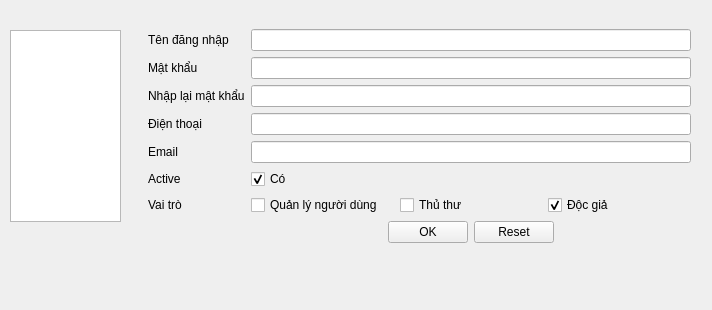
<?xml version="1.0" encoding="UTF-8"?>
<ui version="4.0">
 <class>Admin</class>
 <widget class="QWidget" name="Admin">
  <property name="geometry">
   <rect>
    <x>0</x>
    <y>0</y>
    <width>712</width>
    <height>310</height>
   </rect>
  </property>
  <property name="windowTitle">
   <string>Form</string>
  </property>
  <widget class="QListWidget" name="listAdmin">
   <property name="geometry">
    <rect>
     <x>10</x>
     <y>30</y>
     <width>111</width>
     <height>192</height>
    </rect>
   </property>
  </widget>
  <widget class="QStackedWidget" name="stackedWidget">
   <property name="geometry">
    <rect>
     <x>139</x>
     <y>20</y>
     <width>561</width>
     <height>271</height>
    </rect>
   </property>
   <property name="currentIndex">
    <number>1</number>
   </property>
   <widget class="QWidget" name="page_2">
    <layout class="QGridLayout" name="gridLayout">
     <item row="0" column="0">
      <widget class="QLabel" name="label_8">
       <property name="text">
        <string>UserName</string>
       </property>
      </widget>
     </item>
     <item row="0" column="1">
      <widget class="QLineEdit" name="txtContent"/>
     </item>
     <item row="0" column="2">
      <widget class="QPushButton" name="pushButton">
       <property name="text">
        <string>Tìm kiếm</string>
       </property>
      </widget>
     </item>
     <item row="1" column="0" colspan="3">
      <widget class="QTableView" name="tableUser"/>
     </item>
    </layout>
   </widget>
   <widget class="QWidget" name="page">
    <layout class="QFormLayout" name="formLayout">
     <item row="0" column="0">
      <widget class="QLabel" name="label">
       <property name="text">
        <string>Tên đăng nhập</string>
       </property>
      </widget>
     </item>
     <item row="0" column="1">
      <widget class="QLineEdit" name="txtUser"/>
     </item>
     <item row="1" column="0">
      <widget class="QLabel" name="label_2">
       <property name="text">
        <string>Mật khẩu</string>
       </property>
      </widget>
     </item>
     <item row="1" column="1">
      <widget class="QLineEdit" name="txtPass">
       <property name="echoMode">
        <enum>QLineEdit::Password</enum>
       </property>
      </widget>
     </item>
     <item row="2" column="0">
      <widget class="QLabel" name="label_3">
       <property name="text">
        <string>Nhập lại mật khẩu</string>
       </property>
      </widget>
     </item>
     <item row="2" column="1">
      <widget class="QLineEdit" name="txtRePass">
       <property name="echoMode">
        <enum>QLineEdit::Password</enum>
       </property>
      </widget>
     </item>
     <item row="3" column="0">
      <widget class="QLabel" name="label_4">
       <property name="text">
        <string>Điện thoại</string>
       </property>
      </widget>
     </item>
     <item row="3" column="1">
      <widget class="QLineEdit" name="txtPhone"/>
     </item>
     <item row="4" column="0">
      <widget class="QLabel" name="label_5">
       <property name="text">
        <string>Email</string>
       </property>
      </widget>
     </item>
     <item row="4" column="1">
      <widget class="QLineEdit" name="txtEmail"/>
     </item>
     <item row="5" column="0">
      <widget class="QLabel" name="label_6">
       <property name="text">
        <string>Active</string>
       </property>
      </widget>
     </item>
     <item row="5" column="1">
      <layout class="QHBoxLayout" name="horizontalLayout_7">
       <item>
        <widget class="QCheckBox" name="checkActive">
         <property name="text">
          <string>Có</string>
         </property>
         <property name="checked">
          <bool>true</bool>
         </property>
        </widget>
       </item>
       <item>
        <spacer name="horizontalSpacer_6">
         <property name="orientation">
          <enum>Qt::Horizontal</enum>
         </property>
         <property name="sizeHint" stdset="0">
          <size>
           <width>40</width>
           <height>20</height>
          </size>
         </property>
        </spacer>
       </item>
      </layout>
     </item>
     <item row="6" column="0">
      <widget class="QLabel" name="label_7">
       <property name="text">
        <string>Vai trò</string>
       </property>
      </widget>
     </item>
     <item row="6" column="1">
      <layout class="QHBoxLayout" name="horizontalLayout">
       <item>
        <widget class="QCheckBox" name="checkAdmin">
         <property name="text">
          <string>Quản lý người dùng</string>
         </property>
        </widget>
       </item>
       <item>
        <widget class="QCheckBox" name="checkLib">
         <property name="text">
          <string>Thủ thư</string>
         </property>
        </widget>
       </item>
       <item>
        <widget class="QCheckBox" name="checkRead">
         <property name="text">
          <string>Độc giả</string>
         </property>
         <property name="checked">
          <bool>true</bool>
         </property>
        </widget>
       </item>
      </layout>
     </item>
     <item row="7" column="1">
      <layout class="QHBoxLayout" name="horizontalLayout_8">
       <item>
        <spacer name="horizontalSpacer_7">
         <property name="orientation">
          <enum>Qt::Horizontal</enum>
         </property>
         <property name="sizeHint" stdset="0">
          <size>
           <width>40</width>
           <height>20</height>
          </size>
         </property>
        </spacer>
       </item>
       <item>
        <widget class="QPushButton" name="btnOK">
         <property name="text">
          <string>OK</string>
         </property>
        </widget>
       </item>
       <item>
        <widget class="QPushButton" name="btnReset">
         <property name="text">
          <string>Reset</string>
         </property>
        </widget>
       </item>
       <item>
        <spacer name="horizontalSpacer_8">
         <property name="orientation">
          <enum>Qt::Horizontal</enum>
         </property>
         <property name="sizeHint" stdset="0">
          <size>
           <width>40</width>
           <height>20</height>
          </size>
         </property>
        </spacer>
       </item>
      </layout>
     </item>
    </layout>
   </widget>
  </widget>
 </widget>
 <resources/>
 <connections/>
</ui>
